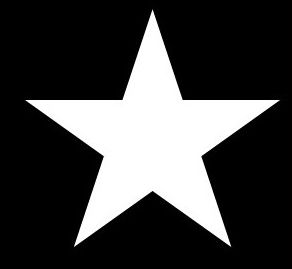
#> input picture OpenCV/img/star.jpg, 292 x 269 px
$ python Image_Contour_21.py
#> lines starting #> are read from the running program, lines starting #| are printed output that depends on the picture; after the words box and inside, x2 and y2 are one past the last pixel; in counts of white or black regions, pixels touching at a corner belong together
### OpenCV/default_import.py

import cv2 as cv2

def select_img(sel_num):
    return{
        0 : 'img/100.jpg',                 # 경현
        1 : 'img/images_1.jpg',            # 그라데이션 이미지
        2 : 'img/multi_light.jpg',         #
        3 : 'img/opencv_logo.jpg',
        4 : 'img/sample_img1.jpg',         # 산과 강이 있는 풍경
        5 : 'img/sample_img2.jpg',         # 수지 이미지
        6 : 'img/sdoku.jpg',                #
        7 : 'img/tile.jpg',                 # Threshold Test용 타일
        8 : 'img/girl.png',                 # 기본여자 이미지
        9 : 'img/alpha1.jpg',               # 알파벳 및 숫자 이미지
        10: 'img/Code_Sample.jpg',          # Data Matrix Code Sample
        11: 'img/DW_Fail_img.jpg',          # Vericode Fail Image
        12: 'img/TW.jpg',                   # 트와이스
        13: 'img/TW_NY.png',                # Template Image 나연
        14: 'img/TW_SN.png',                # Template Image 사나
        15: 'img/TW_JW.png',                # Template Image 정연
        18: 'img/contour18.png',            # 사각형에 안으로 파인이미지
        19: 'img/contour19.png',            # 나무잎 비슷한, 별모양 비슷
        20: 'img/convexhull.png',           # 손으로 그린 손바닥?
        21: 'img/korea.png' ,               # 대한민국 지도
        22: 'img/star.jpg',                 # 별모양
        23: 'img/Histogram23.jpg',          # 히스토그램용 풍경
        24: 'img/24.jpg',                   # 히스토그램 균일화용 풍경
        25: 'img/25.jpg',                   # 히스토그램용 조각상
        26: 'img/26.jpg',                   # 히스토그램용 풍경
        28: 'img/28_BW_girl.jpg',           # 푸리에 Test용 이미지
        30: 'img/31.jpg',                   # Template Matching용 너구리 이미지
        31: 'img/bam.png',                  # Template Image 밤
        32: 'img/sdoku_1.jpg',              # 허프변환 Test용 스도쿠 이미지
        33: 'img/33.jpg',                   # 허프변환 Test용 원찾기
        34: 'img/34.jpg',                   # Watershed용 Test이미지(동전)
        35: 'img/35.jpg',                   # GrabCut용 Test Image
        37: 'img/37_corner.png',            # Corner 검출용 Image
        38: 'img/38_butterfly.png',         # SIFT Test용 나비
        42: 'img/42_ORB.png.',              # ORB용 Image - 암호와 해킹
        43: 'img/43_ORB.png',               # ORB용 회전 Image - 암호와 해킹
        44: 'img/43_1.png',                 # 이미지매칭용 등대가 있는 마을 사진
        45: 'img/43_2.png',                 # 이미지매칭용 액자를든 소녀 사진
        100: 'img/Test_Vericode.bmp'        # Vericode 그라데이션 Test용
    }.get(sel_num,'img/girl.png')


def close_window():
    cv2.waitKey(0)
    cv2.destroyAllWindows()

### OpenCV/Image_Contour_21.py
"""
21강. Image Contour 응용4

    Convexity Defects 개요와 이미지에서 Convexity Defects를 찾는 법
    어느 한점에서 도형까지 최단거리 찾기
    서로 다른 모양의 도형 닮음 정도 알아내기

        Convexity Defects : 오목하게 들어가는 모든 부분
        Convex Hull : 볼록하게 나온 부분

        Convexity Defects = cv2.convexityDefects()사용
            ConvexHull을 구하고 cv2.convexityDefects() 함수의 인자로 이미지 contour와 coutour Hull을 비교해서 구함


    cv2.pointPolygonTest()
        이미지상의 어느 한점과 특정 Contour 사이의 거리를 계산하여 리턴
        점이 Contour 외부에 있으면(-), Contour 내부에 있으면 (+) 값을 리턴


    cv2.matchShapes()
        두 도형 또는 두 Contour를 비교하여 닮은 정도를 수치로 리턴(값이 작으면 닮음 정도가 높음)
        만약 두 도형이 완전히 닮은 꼴이면 0이 리턴 됨.
        cv2.matchShape(cnt1, cnt2, method, parameter)
            cnt1, cnt2 : 비교할 두 도형 또는 Contour
            method : 3종류, Hu Moment를 이용해 계산함
                1. cv2.CONTOURS_MATCH_I1 : 현재 버전에서 이 상수가 정의되어 있지 않아 1로 정의해서 사용
                2. cv2.CONTOURS_MATCH_I2 : 현재 버전에서 이 상수가 정의되어 있지 않아 2로 정의해서 사용
                3. cv2.CONTOURS_MATCH_I3 : 현재 버전에서 이 상수가 정의되어 있지 않아 3으로 정의해서 사용
            parameter : 현재 지원하지 않는 인자. 0.0 값으로 입력

        즉 cv2.matchShape(cnt1, cnt2, 1, 0.0)으로 함수 호출

"""

import numpy as np
import cv2 as cv2
import matplotlib as plt
import default_import as impDef


def func(ImgNo, defThr = 127):
#> called with ImgNo = 22, defThr = 127
    img = cv2.imread(impDef.select_img(ImgNo))
#> img is the input picture: shape (269, 292, 3); mean B, G, R 64.4, 64.4, 64.4
    img1 = img.copy()
    imgray = cv2.cvtColor(img, cv2.COLOR_BGR2GRAY)

    ret, thr = cv2.threshold(imgray,defThr, 255, 0)
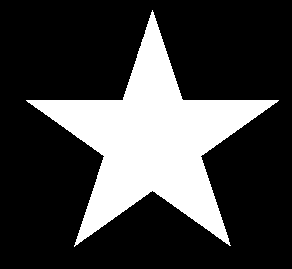
#> thr: shape (269, 292); 25.2% white; 1 white region
#> ret = 127
    contours, _ = cv2.findContours(thr, cv2.RETR_TREE, cv2.CHAIN_APPROX_SIMPLE)
#> contours = 1 contour; box (x1, y1, x2, y2) and area: (26, 10, 279, 247) 19390

    cnt = contours[0]
#> cnt = contour of 422 points, box (x1, y1, x2, y2) (26, 10, 279, 247), area 19390

    # Convex Hull만을 찾기 위해 contours 1개만을 인자로 입력
    hull = cv2.convexHull(cnt)
#> hull = [[278, 100], [230, 245], [74, 246], [26, 100], [152, 10]]
    cv2.drawContours(img, [hull], 0, (0, 0, 255), 2)
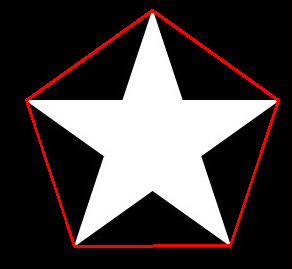
#> img: shape (269, 292, 3); 2.99% of pixels changed, all inside (x1, y1, x2, y2) = (25, 9, 280, 248)

    # Convexity Defects를 찾기위해 2번째 인자로 returnPoints = False를 지정해야 함
    # (cnt, returnPoints = False) 인자로 주어진 cnt를 분석하여 Convex Hull을 이루는 모든 좌표를 리턴하는 것이 아니라,
    # 원래 Contour와 Convex Hull이 만나는 부부의 Contour 인덱스를 리턴함.
    # 즉 별의 꼭지점에 해당하는 5군데를 리턴함.
    hull = cv2.convexHull(cnt, returnPoints = False)
#> hull = [361, 257, 166, 61, 0]
    defects = cv2.convexityDefects(cnt, hull)
#> defects = [[361, 0, 362, 14136], [0, 61, 60, 14285], [61, 166, 106, 14492], [166, 257, 211, 14208], [257, 361, 316, 14451]]


    for i in range(defects.shape[0]):
        sp, ep, fp, dist = defects[i, 0]
        start = tuple(cnt[sp][0])
        end = tuple(cnt[ep][0])
        farthest = tuple(cnt[fp][0])

        cv2.circle(img, farthest, 5, (0, 255, 0), -1)
#> this loop made 5 passes
#> (sp, ep, fp, dist, start, end, farthest) on passes 1 to 5: (361, 0, 362, 14136, (278, 100), (152, 10), (183, 100)), (0, 61, 60, 14285, (152, 10), (26, 100), (122, 100)), (61, 166, 106, 14492, (26, 100), (74, 246), (104, 156)), (166, 257, 211, 14208, (74, 246), (230, 245), (152, 190)), (257, 361, 316, 14451, (230, 245), (278, 100), (200, 156))
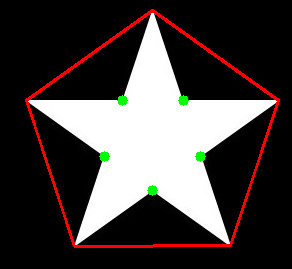
#> img: shape (269, 292, 3); 0.52% of pixels changed, all inside (x1, y1, x2, y2) = (99, 95, 206, 196)

    cv2.imshow('defects', img)
    impDef.close_window()


def PPT(ImgNo, defThr = 127):
#> called with ImgNo = 22, defThr = 127
    img = cv2.imread(impDef.select_img(ImgNo))
    img2 = img.copy()
    imgray = cv2.cvtColor(img, cv2.COLOR_BGR2GRAY)


    ret, thr = cv2.threshold(imgray, defThr, 255, 0)
#> ret = 127
    contours, _ = cv2.findContours(thr, cv2.RETR_TREE, cv2.CHAIN_APPROX_SIMPLE)

    cnt = contours[0]
    cv2.drawContours(img, [cnt], 0, (0, 255, 0), 2)     # contour를 녹색으로 그림
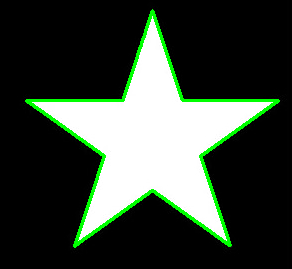
#> img: shape (269, 292, 3); 4.12% of pixels changed, all inside (x1, y1, x2, y2) = (25, 9, 280, 248)

    outside = (55, 70)
    inside = (140, 150)

    # (55, 70)으로 설정된 outside와 (140, 150)으로 설정된 inside에 대해 별보양의 Contour까지 최단거리를 구함
    # cv2.pointPolygonTest()함수의 3번째 인자가 True로 설정되면 Contour와 점 사이의 최단거리를 리턴
    # cv2.pointPolygonTest()함수의 3번째 인자가 False로 설정되면 주어진 점이 Contour의 외부에 있으면 -1, Contour위에 있으면 0,
    # Contour내부에 있으면 1을 리턴
    dist1 = cv2.pointPolygonTest(cnt, outside, True)
#> dist1 = -30
    dist2 = cv2.pointPolygonTest(cnt, inside, True)
#> dist2 = 36.5

    print('Contour에서 (%d, %d)까지의 거리 : %.3f' %(outside[0], outside[1], dist1))
#| Contour에서 (55, 70)까지의 거리 : -30.000
    print('Contour에서 (%d, %d)까지의 거리 : %.3f' % (inside[0], inside[1], dist2))
#| Contour에서 (140, 150)까지의 거리 : 36.497

    cv2.circle(img, outside, 3, (0, 255, 255), -1)      # 노란색 점
#> img: shape (269, 292, 3); 0.04% of pixels changed, all inside (x1, y1, x2, y2) = (52, 67, 59, 74)
    cv2.circle(img, inside, 3, (255, 0, 255), -1)       # 분홍색 점
#> img: shape (269, 292, 3); mean B, G, R 57.8, 68.3, 57.9

    cv2.imshow('defects', img)
    impDef.close_window()


def MATCH():
    imgfile_list = ['img/star.jpg', 'img/221.jpg', 'img/222.jpg', 'img/223.jpg']

    wins = map(lambda x: 'img'+str(x), range(4))
    wins = list(wins)
    imgs = []
    contour_list = []

    i = 0
    for imgfile in imgfile_list:
        img = cv2.imread(imgfile, cv2.IMREAD_GRAYSCALE)
        imgs.append(img)

        ret, thr = cv2.threshold(img, 127, 255, 0)
        contours, _ = cv2.findContours(thr, cv2.RETR_TREE, cv2.CHAIN_APPROX_SIMPLE)
        contour_list.append(contours[0])
        i+=1
#> pass 2 of the loop in MATCH, `for imgfile in imgfile_list:`:
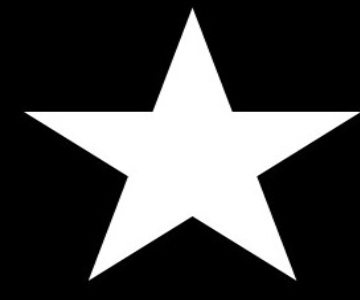
#> input picture OpenCV/img/221.jpg, 360 x 300 px
#> in MATCH, img is the input picture: shape (300, 360); min 0, max 255, mean 71.1
#> in MATCH, `ret, thr = cv2.threshold(img, 127, 255, 0)`:
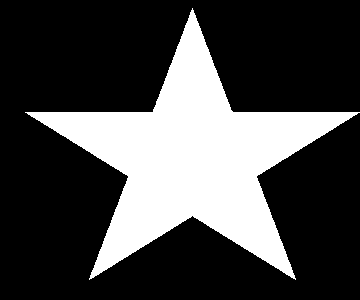
#> thr: shape (300, 360); 27.8% white; 1 white region
#> in MATCH, `contours, _ = cv2.findContours(thr, cv2.RETR_TREE, cv2.CHAIN_APPROX_SI..`: contours = 1 contour; box (x1, y1, x2, y2) and area: (25, 8, 360, 280) 29488
#> pass 3 of the loop in MATCH, `for imgfile in imgfile_list:`:
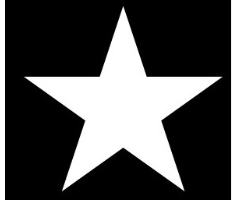
#> input picture OpenCV/img/222.jpg, 240 x 200 px
#> in MATCH, img is the input picture: shape (200, 240); min 0, max 255, mean 78.8
#> in MATCH, `ret, thr = cv2.threshold(img, 127, 255, 0)`:
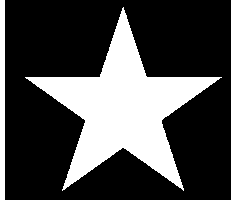
#> thr: shape (200, 240); 30.8% white; 3 white regions
#> in MATCH, `contours, _ = cv2.findContours(thr, cv2.RETR_TREE, cv2.CHAIN_APPROX_SI..`: contours = 3 contours; box (x1, y1, x2, y2) and area: (25, 7, 222, 191) 11670, (231, 0, 240, 200) 1592, (0, 0, 5, 200) 796
#> the loop made 4 passes; the first 3 are shown

    for i in range(3):
        cv2.imshow(wins[i+1], imgs[i+1])
        ret = cv2.matchShapes(contour_list[0], contour_list[i+1], CONTOURS_MATCH_I1, 0.0)
        print(ret)
#> this loop made 3 passes

    cv2.waitKey(0)
    cv2.destroyAllWindows()


func(22)
PPT(22)

CONTOURS_MATCH_I1 = 1
CONTOURS_MATCH_I2 = 2
CONTOURS_MATCH_I3 = 3

MATCH()
